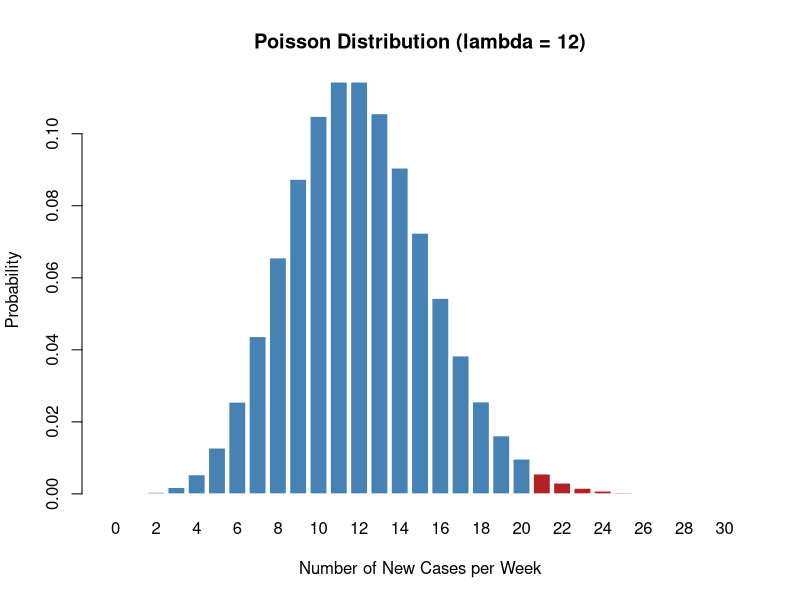

Write the R code that produced this figure. (Note: this script raises an error after producing the figure.)
# ==============================================================================
# TASK 1: COVID-19 CASES ANALYSIS (IMRAD REPORT)
# ==============================================================================

# INTRODUCTION
# A city of 120,000 inhabitants has been experiencing a Covid-19 outbreak with on average 12 new cases per week.
# The goal of this report is to 
#   (i) Calculate the probability of more than 20 cases for a week  
#   (ii) Calculate the probability of (i) happening two weeks in a row
# to help healthcare services prepare for potential surges in cases.
#
# METHOD
# 1. Data Collection & Sampling
# Target Population: 120 000 individuals.
#
# 2. Variables & Measurement
# Random Variable (X): Number of new Covid-19 cases per week. Discrete quantitative variable.
# Parameter λ: Average number of cases per week = 12.
# Operational Definitions: A "case" is defined as a new positive Covid-19 test during a calendar week.
# Data Scale: True zero exists, counts are meaningful --> Ratio.
#                                                                     
# 3. Statistical Analysis & Modeling
# To answer (i) and (ii), The Poisson distribution was used. 
# The Poisson distribution models the number of rare, independent events over time or space, where mean = variance = λ.
#        P(X>k) = 1 - Σ_{i=0}^{k} (λ^i * e^{-λ}) / i!
#        P(X>k two weeks in a row) = [P(X>k)]², 
# where
#        X: random variable (number of events)
#        k: nr of events we calculate the probability for (k = 0, 1, 2, …)
#        i: summation index (i = 0, 1, 2, ..., k)
#        λ: average nr of events per time unit 
#        e: Euler's number (≈ 2.71828)
#        i!: the factorial of i
# Assumptions: 
# 1. Independent events
# 2. Constant average rate 
# 3. No simultaneous events
# 4. Proportionality. Assumptions 1–4 imply Dispersion index=Var(X)/E(X)≈1
# 5. Independence between consecutive weeks for the two-week calculation
# Significance Level: α = 0.05, Type I error 
# Software: RStudio-ppois(), dpois().

# RESULTS
lambda <- 12  # Average number of cases per week
k <- 20 # Threshold value

# (i) Probability of more than 20 cases in a single week
p_single_week <- ppois(k, lambda = lambda, lower.tail = FALSE)

# (ii) Probability of more than 20 cases two weeks in a row
p_two_weeks <- p_single_week^2
print(paste("Probability > 20 cases (two consecutive weeks):", round(p_two_weeks, 6)))
# [Result: ~0.000135 or 0.014%]

# PLOTS
x <- 0:30
y <- dpois(x, lambda = 12)

colors <- ifelse(x > 20, "firebrick", "steelblue")
barplot(y, names.arg = x, col = colors, border = "white",
        main = "Poisson Distribution (lambda = 12)",
        xlab = "Number of New Cases per Week",
        ylab = "Probability")
legend("topright", legend = c("P(X <= 20)", "P(X > 20)"), 
       fill = c("steelblue", "firebrick"), btree = "n")


# DISCUSSION & CONCLUSION
# The results show a very low probability for both scenarios under normal conditions.
# Reliability: You should NOT blindly trust these results. 
# Covid-19 spreads via chains of transmission (dependent events), which violates the Poisson assumption. 
# During an outbreak, cases cluster, leading to "overdispersion" (variance > mean).
# 
# The model underestimates the risk of extreme weeks. Healthcare services should instead 
# use a Negative Binomial distribution to account for cluster transmission effects.
